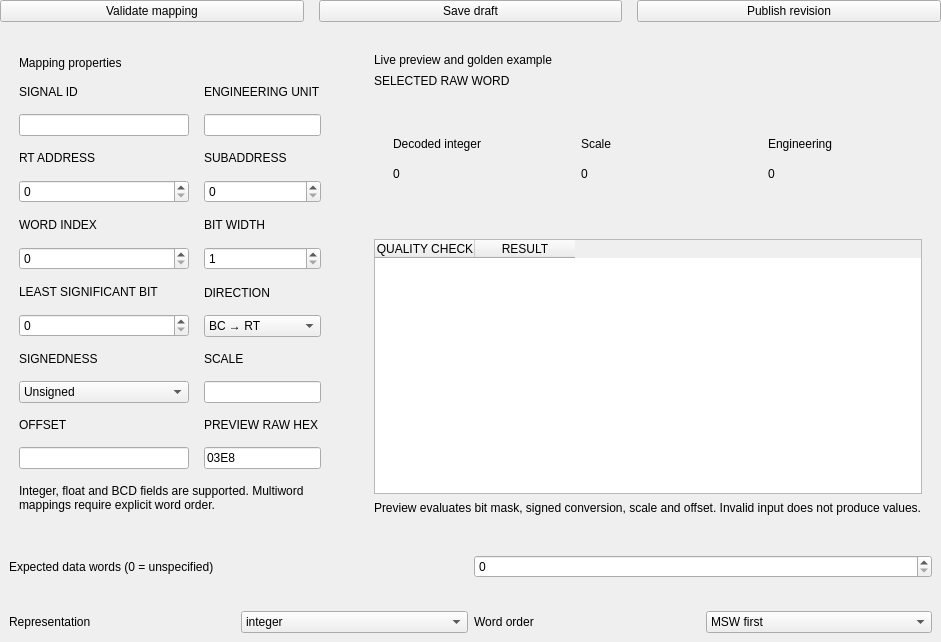
<?xml version="1.0" encoding="UTF-8"?>
<ui version="4.0">
 <class>IcdEditorPage</class>
 <widget class="QWidget" name="IcdEditorPage">
  <layout class="QVBoxLayout" name="bodyLayout">
   <property name="leftMargin">
    <number>0</number>
   </property>
   <property name="topMargin">
    <number>0</number>
   </property>
   <property name="rightMargin">
    <number>0</number>
   </property>
   <property name="bottomMargin">
    <number>0</number>
   </property>
   <property name="spacing">
    <number>15</number>
   </property>
   <item>
    <widget class="QWidget" name="actionBar">
     <layout class="QHBoxLayout" name="actionBarLayout">
      <property name="leftMargin">
       <number>0</number>
      </property>
      <property name="topMargin">
       <number>0</number>
      </property>
      <property name="rightMargin">
       <number>0</number>
      </property>
      <property name="bottomMargin">
       <number>0</number>
      </property>
      <property name="spacing">
       <number>15</number>
      </property>
      <item>
       <widget class="QPushButton" name="validateButton">
        <property name="text">
         <string>Validate mapping</string>
        </property>
       </widget>
      </item>
      <item>
       <widget class="QPushButton" name="saveDraftButton">
        <property name="text">
         <string>Save draft</string>
        </property>
       </widget>
      </item>
      <item>
       <widget class="QPushButton" name="publishButton">
        <property name="text">
         <string>Publish revision</string>
        </property>
        <property name="primary" stdset="0">
         <bool>true</bool>
        </property>
       </widget>
      </item>
     </layout>
    </widget>
   </item>
   <item>
    <widget class="QWidget" name="editorColumns">
     <layout class="QHBoxLayout" name="editorColumnsLayout" stretch="2,3">
      <property name="leftMargin">
       <number>0</number>
      </property>
      <property name="topMargin">
       <number>0</number>
      </property>
      <property name="rightMargin">
       <number>0</number>
      </property>
      <property name="bottomMargin">
       <number>0</number>
      </property>
      <property name="spacing">
       <number>15</number>
      </property>
      <item>
       <widget class="QFrame" name="mapping">
        <property name="card" stdset="0">
         <bool>true</bool>
        </property>
        <layout class="QVBoxLayout" name="mappingLayout">
         <property name="leftMargin">
          <number>19</number>
         </property>
         <property name="topMargin">
          <number>19</number>
         </property>
         <property name="rightMargin">
          <number>19</number>
         </property>
         <property name="bottomMargin">
          <number>19</number>
         </property>
         <property name="spacing">
          <number>15</number>
         </property>
         <item>
          <widget class="QLabel" name="mappingTitle">
           <property name="text">
            <string>Mapping properties</string>
           </property>
           <property name="wordWrap">
            <bool>true</bool>
           </property>
           <property name="tone" stdset="0">
            <string>cardtitle</string>
           </property>
          </widget>
         </item>
         <item>
          <widget class="QWidget" name="mappingFields">
           <layout class="QGridLayout" name="mappingFieldsLayout" columnstretch="1,1">
            <property name="leftMargin">
             <number>0</number>
            </property>
            <property name="topMargin">
             <number>0</number>
            </property>
            <property name="rightMargin">
             <number>0</number>
            </property>
            <property name="bottomMargin">
             <number>0</number>
            </property>
            <property name="spacing">
             <number>15</number>
            </property>
            <item row="0" column="0">
             <widget class="QWidget" name="signalIdField">
              <layout class="QVBoxLayout" name="signalIdFieldLayout">
               <property name="leftMargin">
                <number>0</number>
               </property>
               <property name="topMargin">
                <number>0</number>
               </property>
               <property name="rightMargin">
                <number>0</number>
               </property>
               <property name="bottomMargin">
                <number>0</number>
               </property>
               <property name="spacing">
                <number>15</number>
               </property>
               <item>
                <widget class="QLabel" name="signalIdLabel">
                 <property name="text">
                  <string>SIGNAL ID</string>
                 </property>
                 <property name="wordWrap">
                  <bool>true</bool>
                 </property>
                 <property name="tone" stdset="0">
                  <string>muted</string>
                 </property>
                </widget>
               </item>
               <item>
                <widget class="QLineEdit" name="signalId">
                 <property name="text">
                  <string />
                 </property>
                 <property name="placeholderText">
                  <string />
                 </property>
                </widget>
               </item>
              </layout>
             </widget>
            </item>
            <item row="0" column="1">
             <widget class="QWidget" name="signalUnitField">
              <layout class="QVBoxLayout" name="signalUnitFieldLayout">
               <property name="leftMargin">
                <number>0</number>
               </property>
               <property name="topMargin">
                <number>0</number>
               </property>
               <property name="rightMargin">
                <number>0</number>
               </property>
               <property name="bottomMargin">
                <number>0</number>
               </property>
               <property name="spacing">
                <number>15</number>
               </property>
               <item>
                <widget class="QLabel" name="signalUnitLabel">
                 <property name="text">
                  <string>ENGINEERING UNIT</string>
                 </property>
                 <property name="wordWrap">
                  <bool>true</bool>
                 </property>
                 <property name="tone" stdset="0">
                  <string>muted</string>
                 </property>
                </widget>
               </item>
               <item>
                <widget class="QLineEdit" name="signalUnit">
                 <property name="text">
                  <string />
                 </property>
                 <property name="placeholderText">
                  <string />
                 </property>
                </widget>
               </item>
              </layout>
             </widget>
            </item>
            <item row="1" column="0">
             <widget class="QWidget" name="rtEditField">
              <layout class="QVBoxLayout" name="rtEditFieldLayout">
               <property name="leftMargin">
                <number>0</number>
               </property>
               <property name="topMargin">
                <number>0</number>
               </property>
               <property name="rightMargin">
                <number>0</number>
               </property>
               <property name="bottomMargin">
                <number>0</number>
               </property>
               <property name="spacing">
                <number>15</number>
               </property>
               <item>
                <widget class="QLabel" name="rtEditLabel">
                 <property name="text">
                  <string>RT ADDRESS</string>
                 </property>
                 <property name="wordWrap">
                  <bool>true</bool>
                 </property>
                 <property name="tone" stdset="0">
                  <string>muted</string>
                 </property>
                </widget>
               </item>
               <item>
                <widget class="QSpinBox" name="rtEdit">
                 <property name="minimum">
                  <number>0</number>
                 </property>
                 <property name="maximum">
                  <number>31</number>
                 </property>
                </widget>
               </item>
              </layout>
             </widget>
            </item>
            <item row="1" column="1">
             <widget class="QWidget" name="saEditField">
              <layout class="QVBoxLayout" name="saEditFieldLayout">
               <property name="leftMargin">
                <number>0</number>
               </property>
               <property name="topMargin">
                <number>0</number>
               </property>
               <property name="rightMargin">
                <number>0</number>
               </property>
               <property name="bottomMargin">
                <number>0</number>
               </property>
               <property name="spacing">
                <number>15</number>
               </property>
               <item>
                <widget class="QLabel" name="saEditLabel">
                 <property name="text">
                  <string>SUBADDRESS</string>
                 </property>
                 <property name="wordWrap">
                  <bool>true</bool>
                 </property>
                 <property name="tone" stdset="0">
                  <string>muted</string>
                 </property>
                </widget>
               </item>
               <item>
                <widget class="QSpinBox" name="saEdit">
                 <property name="minimum">
                  <number>0</number>
                 </property>
                 <property name="maximum">
                  <number>31</number>
                 </property>
                </widget>
               </item>
              </layout>
             </widget>
            </item>
            <item row="2" column="0">
             <widget class="QWidget" name="wordEditField">
              <layout class="QVBoxLayout" name="wordEditFieldLayout">
               <property name="leftMargin">
                <number>0</number>
               </property>
               <property name="topMargin">
                <number>0</number>
               </property>
               <property name="rightMargin">
                <number>0</number>
               </property>
               <property name="bottomMargin">
                <number>0</number>
               </property>
               <property name="spacing">
                <number>15</number>
               </property>
               <item>
                <widget class="QLabel" name="wordEditLabel">
                 <property name="text">
                  <string>WORD INDEX</string>
                 </property>
                 <property name="wordWrap">
                  <bool>true</bool>
                 </property>
                 <property name="tone" stdset="0">
                  <string>muted</string>
                 </property>
                </widget>
               </item>
               <item>
                <widget class="QSpinBox" name="wordEdit">
                 <property name="minimum">
                  <number>0</number>
                 </property>
                 <property name="maximum">
                  <number>31</number>
                 </property>
                </widget>
               </item>
              </layout>
             </widget>
            </item>
            <item row="2" column="1">
             <widget class="QWidget" name="widthEditField">
              <layout class="QVBoxLayout" name="widthEditFieldLayout">
               <property name="leftMargin">
                <number>0</number>
               </property>
               <property name="topMargin">
                <number>0</number>
               </property>
               <property name="rightMargin">
                <number>0</number>
               </property>
               <property name="bottomMargin">
                <number>0</number>
               </property>
               <property name="spacing">
                <number>15</number>
               </property>
               <item>
                <widget class="QLabel" name="widthEditLabel">
                 <property name="text">
                  <string>BIT WIDTH</string>
                 </property>
                 <property name="wordWrap">
                  <bool>true</bool>
                 </property>
                 <property name="tone" stdset="0">
                  <string>muted</string>
                 </property>
                </widget>
               </item>
               <item>
                <widget class="QSpinBox" name="widthEdit">
                 <property name="minimum">
                  <number>1</number>
                 </property>
                 <property name="maximum">
                  <number>64</number>
                 </property>
                </widget>
               </item>
              </layout>
             </widget>
            </item>
            <item row="3" column="0">
             <widget class="QWidget" name="lsbEditField">
              <layout class="QVBoxLayout" name="lsbEditFieldLayout">
               <property name="leftMargin">
                <number>0</number>
               </property>
               <property name="topMargin">
                <number>0</number>
               </property>
               <property name="rightMargin">
                <number>0</number>
               </property>
               <property name="bottomMargin">
                <number>0</number>
               </property>
               <property name="spacing">
                <number>15</number>
               </property>
               <item>
                <widget class="QLabel" name="lsbEditLabel">
                 <property name="text">
                  <string>LEAST SIGNIFICANT BIT</string>
                 </property>
                 <property name="wordWrap">
                  <bool>true</bool>
                 </property>
                 <property name="tone" stdset="0">
                  <string>muted</string>
                 </property>
                </widget>
               </item>
               <item>
                <widget class="QSpinBox" name="lsbEdit">
                 <property name="minimum">
                  <number>0</number>
                 </property>
                 <property name="maximum">
                  <number>15</number>
                 </property>
                </widget>
               </item>
              </layout>
             </widget>
            </item>
            <item row="3" column="1">
             <widget class="QWidget" name="directionEditField">
              <layout class="QVBoxLayout" name="directionEditFieldLayout">
               <property name="leftMargin">
                <number>0</number>
               </property>
               <property name="topMargin">
                <number>0</number>
               </property>
               <property name="rightMargin">
                <number>0</number>
               </property>
               <property name="bottomMargin">
                <number>0</number>
               </property>
               <property name="spacing">
                <number>15</number>
               </property>
               <item>
                <widget class="QLabel" name="directionEditLabel">
                 <property name="text">
                  <string>DIRECTION</string>
                 </property>
                 <property name="wordWrap">
                  <bool>true</bool>
                 </property>
                 <property name="tone" stdset="0">
                  <string>muted</string>
                 </property>
                </widget>
               </item>
               <item>
                <widget class="QComboBox" name="directionEdit">
                 <item>
                  <property name="text">
                   <string>BC → RT</string>
                  </property>
                 </item>
                 <item>
                  <property name="text">
                   <string>RT → BC</string>
                  </property>
                 </item>
                </widget>
               </item>
              </layout>
             </widget>
            </item>
            <item row="4" column="0">
             <widget class="QWidget" name="signedEditField">
              <layout class="QVBoxLayout" name="signedEditFieldLayout">
               <property name="leftMargin">
                <number>0</number>
               </property>
               <property name="topMargin">
                <number>0</number>
               </property>
               <property name="rightMargin">
                <number>0</number>
               </property>
               <property name="bottomMargin">
                <number>0</number>
               </property>
               <property name="spacing">
                <number>15</number>
               </property>
               <item>
                <widget class="QLabel" name="signedEditLabel">
                 <property name="text">
                  <string>SIGNEDNESS</string>
                 </property>
                 <property name="wordWrap">
                  <bool>true</bool>
                 </property>
                 <property name="tone" stdset="0">
                  <string>muted</string>
                 </property>
                </widget>
               </item>
               <item>
                <widget class="QComboBox" name="signedEdit">
                 <item>
                  <property name="text">
                   <string>Unsigned</string>
                  </property>
                 </item>
                 <item>
                  <property name="text">
                   <string>Signed two's complement</string>
                  </property>
                 </item>
                </widget>
               </item>
              </layout>
             </widget>
            </item>
            <item row="4" column="1">
             <widget class="QWidget" name="scaleEditField">
              <layout class="QVBoxLayout" name="scaleEditFieldLayout">
               <property name="leftMargin">
                <number>0</number>
               </property>
               <property name="topMargin">
                <number>0</number>
               </property>
               <property name="rightMargin">
                <number>0</number>
               </property>
               <property name="bottomMargin">
                <number>0</number>
               </property>
               <property name="spacing">
                <number>15</number>
               </property>
               <item>
                <widget class="QLabel" name="scaleEditLabel">
                 <property name="text">
                  <string>SCALE</string>
                 </property>
                 <property name="wordWrap">
                  <bool>true</bool>
                 </property>
                 <property name="tone" stdset="0">
                  <string>muted</string>
                 </property>
                </widget>
               </item>
               <item>
                <widget class="QLineEdit" name="scaleEdit">
                 <property name="text">
                  <string />
                 </property>
                 <property name="placeholderText">
                  <string />
                 </property>
                </widget>
               </item>
              </layout>
             </widget>
            </item>
            <item row="5" column="0">
             <widget class="QWidget" name="offsetEditField">
              <layout class="QVBoxLayout" name="offsetEditFieldLayout">
               <property name="leftMargin">
                <number>0</number>
               </property>
               <property name="topMargin">
                <number>0</number>
               </property>
               <property name="rightMargin">
                <number>0</number>
               </property>
               <property name="bottomMargin">
                <number>0</number>
               </property>
               <property name="spacing">
                <number>15</number>
               </property>
               <item>
                <widget class="QLabel" name="offsetEditLabel">
                 <property name="text">
                  <string>OFFSET</string>
                 </property>
                 <property name="wordWrap">
                  <bool>true</bool>
                 </property>
                 <property name="tone" stdset="0">
                  <string>muted</string>
                 </property>
                </widget>
               </item>
               <item>
                <widget class="QLineEdit" name="offsetEdit">
                 <property name="text">
                  <string />
                 </property>
                 <property name="placeholderText">
                  <string />
                 </property>
                </widget>
               </item>
              </layout>
             </widget>
            </item>
            <item row="5" column="1">
             <widget class="QWidget" name="rawEditField">
              <layout class="QVBoxLayout" name="rawEditFieldLayout">
               <property name="leftMargin">
                <number>0</number>
               </property>
               <property name="topMargin">
                <number>0</number>
               </property>
               <property name="rightMargin">
                <number>0</number>
               </property>
               <property name="bottomMargin">
                <number>0</number>
               </property>
               <property name="spacing">
                <number>15</number>
               </property>
               <item>
                <widget class="QLabel" name="rawEditLabel">
                 <property name="text">
                  <string>PREVIEW RAW HEX</string>
                 </property>
                 <property name="wordWrap">
                  <bool>true</bool>
                 </property>
                 <property name="tone" stdset="0">
                  <string>muted</string>
                 </property>
                </widget>
               </item>
               <item>
                <widget class="QLineEdit" name="rawEdit">
                 <property name="text">
                  <string>03E8</string>
                 </property>
                 <property name="placeholderText">
                  <string />
                 </property>
                </widget>
               </item>
              </layout>
             </widget>
            </item>
           </layout>
          </widget>
         </item>
         <item>
          <widget class="QLabel" name="mappingNotice">
           <property name="text">
            <string>Integer, float and BCD fields are supported. Multiword mappings require explicit word order.</string>
           </property>
           <property name="wordWrap">
            <bool>true</bool>
           </property>
           <property name="tone" stdset="0">
            <string>success</string>
           </property>
          </widget>
         </item>
        </layout>
       </widget>
      </item>
      <item>
       <widget class="QFrame" name="previewCard">
        <property name="card" stdset="0">
         <bool>true</bool>
        </property>
        <layout class="QVBoxLayout" name="previewCardLayout">
         <property name="leftMargin">
          <number>19</number>
         </property>
         <property name="topMargin">
          <number>16</number>
         </property>
         <property name="rightMargin">
          <number>19</number>
         </property>
         <property name="bottomMargin">
          <number>16</number>
         </property>
         <property name="spacing">
          <number>7</number>
         </property>
         <item>
          <widget class="QLabel" name="previewCardTitle">
           <property name="text">
            <string>Live preview and golden example</string>
           </property>
           <property name="wordWrap">
            <bool>false</bool>
           </property>
           <property name="tone" stdset="0">
            <string>cardtitle</string>
           </property>
          </widget>
         </item>
         <item>
          <widget class="QLabel" name="selectedRaw">
           <property name="text">
            <string>SELECTED RAW WORD</string>
           </property>
           <property name="wordWrap">
            <bool>false</bool>
           </property>
           <property name="tone" stdset="0">
            <string>muted</string>
           </property>
          </widget>
         </item>
         <item>
          <widget class="QLabel" name="preview">
           <property name="text">
            <string />
           </property>
           <property name="wordWrap">
            <bool>false</bool>
           </property>
           <property name="tone" stdset="0">
            <string>metric</string>
           </property>
          </widget>
         </item>
         <item>
          <widget class="QWidget" name="previewMetrics">
           <layout class="QHBoxLayout" name="previewMetricsLayout">
            <property name="leftMargin">
             <number>0</number>
            </property>
            <property name="topMargin">
             <number>0</number>
            </property>
            <property name="rightMargin">
             <number>0</number>
            </property>
            <property name="bottomMargin">
             <number>0</number>
            </property>
            <property name="spacing">
             <number>15</number>
            </property>
            <item>
             <widget class="QFrame" name="decodedPreviewCard">
              <property name="card" stdset="0">
               <bool>true</bool>
              </property>
              <layout class="QVBoxLayout" name="decodedPreviewCardLayout">
               <property name="leftMargin">
                <number>19</number>
               </property>
               <property name="topMargin">
                <number>16</number>
               </property>
               <property name="rightMargin">
                <number>19</number>
               </property>
               <property name="bottomMargin">
                <number>16</number>
               </property>
               <property name="spacing">
                <number>7</number>
               </property>
               <item>
                <widget class="QLabel" name="decodedPreviewCaption">
                 <property name="text">
                  <string>Decoded integer</string>
                 </property>
                 <property name="wordWrap">
                  <bool>false</bool>
                 </property>
                 <property name="tone" stdset="0">
                  <string>muted</string>
                 </property>
                </widget>
               </item>
               <item>
                <widget class="QLabel" name="decodedPreview">
                 <property name="text">
                  <string>0</string>
                 </property>
                 <property name="wordWrap">
                  <bool>false</bool>
                 </property>
                 <property name="tone" stdset="0">
                  <string>metric</string>
                 </property>
                </widget>
               </item>
               <item>
                <widget class="QLabel" name="decodedPreviewHint">
                 <property name="text">
                  <string />
                 </property>
                 <property name="wordWrap">
                  <bool>false</bool>
                 </property>
                 <property name="tone" stdset="0">
                  <string>muted</string>
                 </property>
                </widget>
               </item>
              </layout>
              <property name="minimumSize">
               <size>
                <width>0</width>
                <height>116</height>
               </size>
              </property>
              <property name="maximumSize">
               <size>
                <width>16777215</width>
                <height>116</height>
               </size>
              </property>
             </widget>
            </item>
            <item>
             <widget class="QFrame" name="scalePreviewCard">
              <property name="card" stdset="0">
               <bool>true</bool>
              </property>
              <layout class="QVBoxLayout" name="scalePreviewCardLayout">
               <property name="leftMargin">
                <number>19</number>
               </property>
               <property name="topMargin">
                <number>16</number>
               </property>
               <property name="rightMargin">
                <number>19</number>
               </property>
               <property name="bottomMargin">
                <number>16</number>
               </property>
               <property name="spacing">
                <number>7</number>
               </property>
               <item>
                <widget class="QLabel" name="scalePreviewCaption">
                 <property name="text">
                  <string>Scale</string>
                 </property>
                 <property name="wordWrap">
                  <bool>false</bool>
                 </property>
                 <property name="tone" stdset="0">
                  <string>muted</string>
                 </property>
                </widget>
               </item>
               <item>
                <widget class="QLabel" name="scalePreview">
                 <property name="text">
                  <string>0</string>
                 </property>
                 <property name="wordWrap">
                  <bool>false</bool>
                 </property>
                 <property name="tone" stdset="0">
                  <string>metric</string>
                 </property>
                </widget>
               </item>
               <item>
                <widget class="QLabel" name="scalePreviewHint">
                 <property name="text">
                  <string />
                 </property>
                 <property name="wordWrap">
                  <bool>false</bool>
                 </property>
                 <property name="tone" stdset="0">
                  <string>muted</string>
                 </property>
                </widget>
               </item>
              </layout>
              <property name="minimumSize">
               <size>
                <width>0</width>
                <height>116</height>
               </size>
              </property>
              <property name="maximumSize">
               <size>
                <width>16777215</width>
                <height>116</height>
               </size>
              </property>
             </widget>
            </item>
            <item>
             <widget class="QFrame" name="engineeringPreviewCard">
              <property name="card" stdset="0">
               <bool>true</bool>
              </property>
              <layout class="QVBoxLayout" name="engineeringPreviewCardLayout">
               <property name="leftMargin">
                <number>19</number>
               </property>
               <property name="topMargin">
                <number>16</number>
               </property>
               <property name="rightMargin">
                <number>19</number>
               </property>
               <property name="bottomMargin">
                <number>16</number>
               </property>
               <property name="spacing">
                <number>7</number>
               </property>
               <item>
                <widget class="QLabel" name="engineeringPreviewCaption">
                 <property name="text">
                  <string>Engineering</string>
                 </property>
                 <property name="wordWrap">
                  <bool>false</bool>
                 </property>
                 <property name="tone" stdset="0">
                  <string>muted</string>
                 </property>
                </widget>
               </item>
               <item>
                <widget class="QLabel" name="engineeringPreview">
                 <property name="text">
                  <string>0</string>
                 </property>
                 <property name="wordWrap">
                  <bool>false</bool>
                 </property>
                 <property name="tone" stdset="0">
                  <string>metric</string>
                 </property>
                </widget>
               </item>
               <item>
                <widget class="QLabel" name="engineeringPreviewHint">
                 <property name="text">
                  <string />
                 </property>
                 <property name="wordWrap">
                  <bool>false</bool>
                 </property>
                 <property name="tone" stdset="0">
                  <string>muted</string>
                 </property>
                </widget>
               </item>
              </layout>
              <property name="minimumSize">
               <size>
                <width>0</width>
                <height>116</height>
               </size>
              </property>
              <property name="maximumSize">
               <size>
                <width>16777215</width>
                <height>116</height>
               </size>
              </property>
             </widget>
            </item>
           </layout>
          </widget>
         </item>
         <item>
          <widget class="QTableWidget" name="checksTable">
           <property name="minimumSize">
            <size>
             <width>0</width>
             <height>180</height>
            </size>
           </property>
           <property name="alternatingRowColors">
            <bool>true</bool>
           </property>
           <property name="showGrid">
            <bool>false</bool>
           </property>
           <property name="selectionBehavior">
            <enum>QAbstractItemView::SelectRows</enum>
           </property>
           <property name="selectionMode">
            <enum>QAbstractItemView::SingleSelection</enum>
           </property>
           <property name="editTriggers">
            <set>QAbstractItemView::NoEditTriggers</set>
           </property>
           <column>
            <property name="text">
             <string>QUALITY CHECK</string>
            </property>
           </column>
           <column>
            <property name="text">
             <string>RESULT</string>
            </property>
           </column>
          </widget>
         </item>
         <item>
          <widget class="QLabel" name="previewNotice">
           <property name="text">
            <string>Preview evaluates bit mask, signed conversion, scale and offset. Invalid input does not produce values.</string>
           </property>
           <property name="wordWrap">
            <bool>false</bool>
           </property>
           <property name="tone" stdset="0">
            <string>notice</string>
           </property>
          </widget>
         </item>
        </layout>
       </widget>
      </item>
     </layout>
    </widget>
   </item>
   <item>
    <widget class="QWidget" name="expectedCountRow">
     <layout class="QHBoxLayout" name="expectedCountLayout">
      <item><widget class="QLabel" name="expectedCountLabel"><property name="text"><string>Expected data words (0 = unspecified)</string></property><property name="buddy"><cstring>expectedWordCount</cstring></property></widget></item>
      <item><widget class="QSpinBox" name="expectedWordCount"><property name="accessibleName"><string>Expected data word count; zero means unspecified</string></property><property name="maximum"><number>32</number></property></widget></item>
     </layout>
    </widget>
   </item>
   <item>
    <widget class="QWidget" name="numericOptions">
     <layout class="QHBoxLayout" name="numericOptionsLayout">
      <item>
       <widget class="QLabel" name="numericTypeCaption">
        <property name="text">
         <string>Representation</string>
        </property>
       </widget>
      </item>
      <item>
       <widget class="QComboBox" name="numericType">
        <item>
         <property name="text">
          <string>integer</string>
         </property>
        </item>
        <item>
         <property name="text">
          <string>float32</string>
         </property>
        </item>
        <item>
         <property name="text">
          <string>float64</string>
         </property>
        </item>
        <item>
         <property name="text">
          <string>bcd</string>
         </property>
        </item>
       </widget>
      </item>
      <item>
       <widget class="QLabel" name="wordOrderCaption">
        <property name="text">
         <string>Word order</string>
        </property>
       </widget>
      </item>
      <item>
       <widget class="QComboBox" name="wordOrder">
        <item>
         <property name="text">
          <string>MSW first</string>
         </property>
        </item>
        <item>
         <property name="text">
          <string>LSW first</string>
         </property>
        </item>
       </widget>
      </item>
     </layout>
    </widget>
   </item>
  </layout>
 </widget>
 <resources />
 <connections />
</ui>
